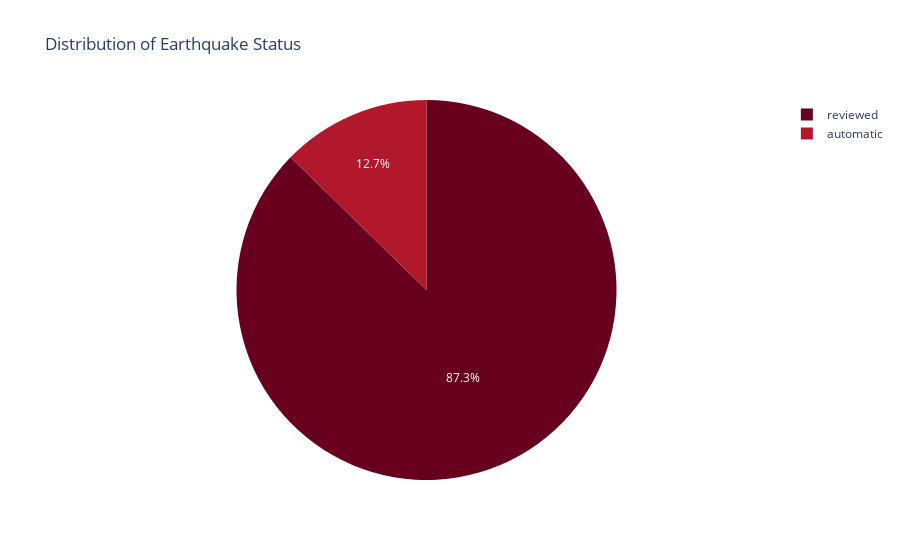

Notebook cell for this chart:
### Code cell
# Plotting the pie chart for the 'status' column
fig = px.pie(df, names='status', title='Distribution of Earthquake Status',
             labels={'status': 'Status'}, color_discrete_sequence=px.colors.sequential.RdBu)

# Show the plot
fig.show()

### Figure 1 — Plotly figure (JSON) as saved in the notebook; plotly's stock layout.template omitted (floating-point values rounded to 4 significant figures; data arrays with more than 128 entries replaced by an {"elided": "..."} marker saying what was removed)
{"data": [{"domain": {"x": [0, 1], "y": [0, 1]}, "hovertemplate": "Status=%{label}<extra></extra>", "labels": {"elided": "19244 str values"}, "legendgroup": "", "name": "", "showlegend": true, "type": "pie"}], "layout": {"legend": {"tracegroupgap": 0}, "piecolorway": ["rgb(103,0,31)", "rgb(178,24,43)", "rgb(214,96,77)", "rgb(244,165,130)", "rgb(253,219,199)", "rgb(247,247,247)", "rgb(209,229,240)", "rgb(146,197,222)", "rgb(67,147,195)", "rgb(33,102,172)", "rgb(5,48,97)"], "title": {"text": "Distribution of Earthquake Status"}}}
